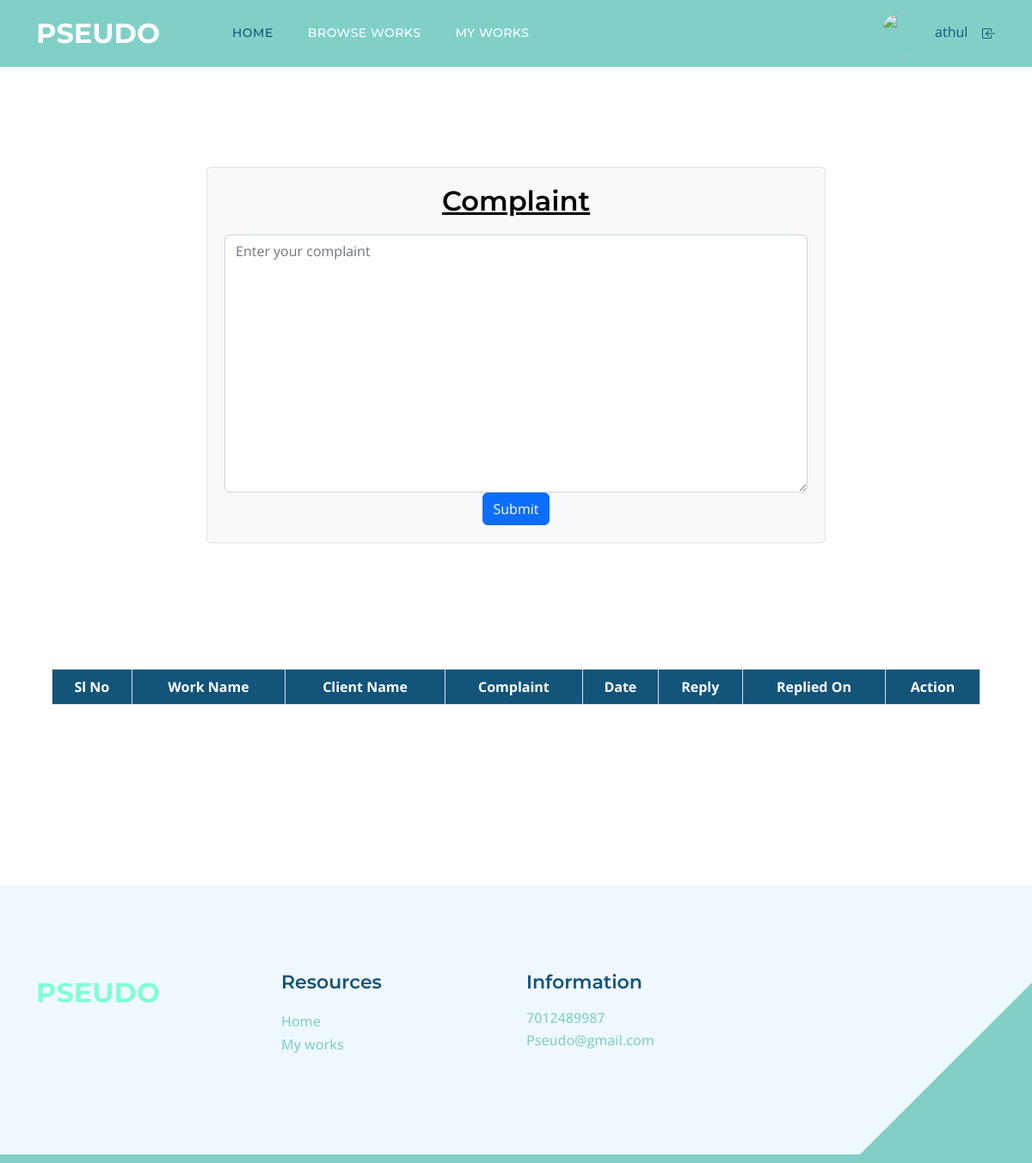
/Freelan/Freelancomplaint.php (signed in), run on an earlier commit of the app's database.
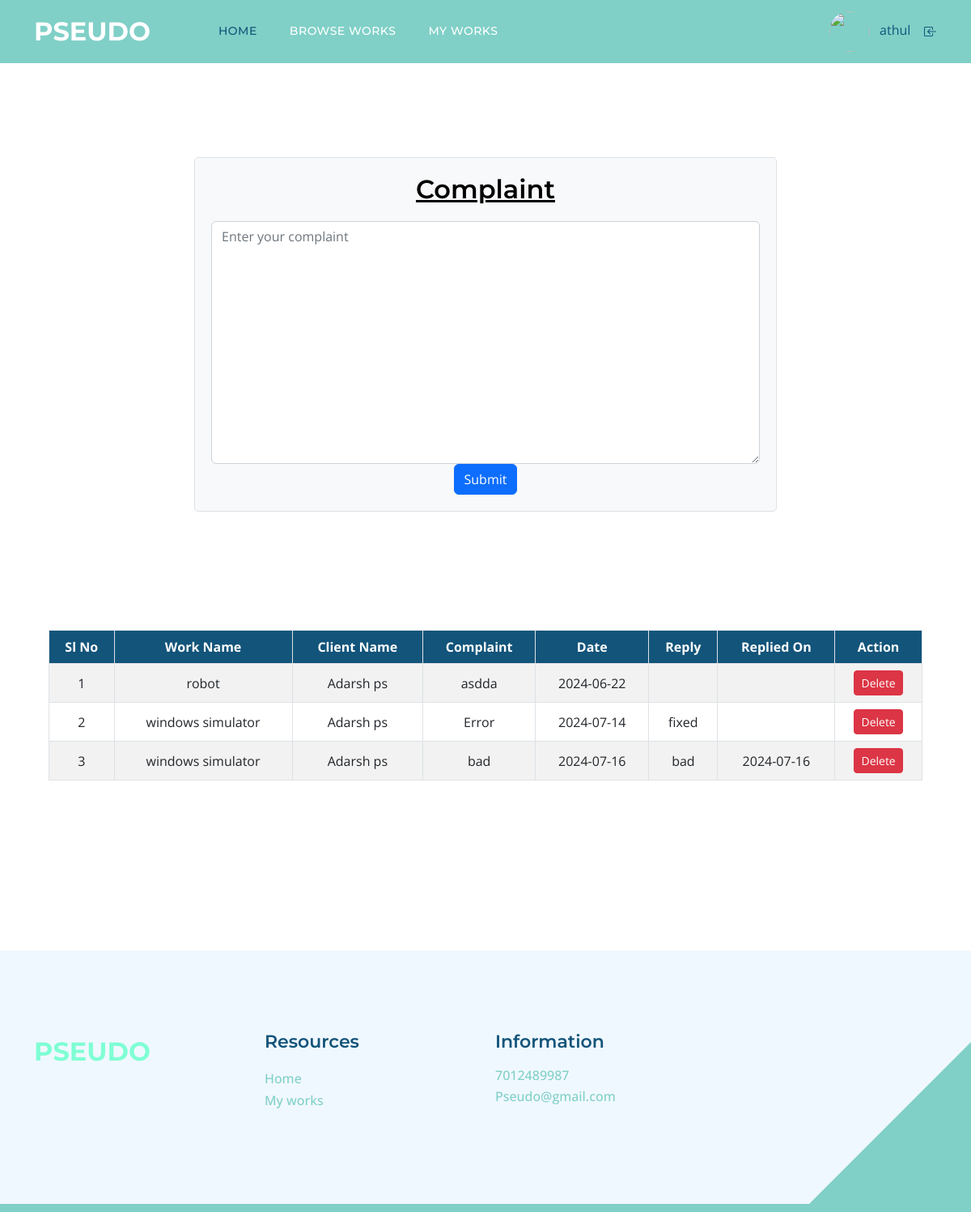
And on a later commit of the database.
### tables this page shows
CREATE TABLE `tbl_complaint` (
  `complaint_id` int(11) NOT NULL,
  `complaint_details` varchar(1000) NOT NULL,
  `complaint_date` varchar(20) NOT NULL,
  `complaint_reply` varchar(1000) NOT NULL,
  `freelan_id` int(11) NOT NULL,
  `client_id` int(11) NOT NULL,
  `request_id` int(11) NOT NULL,
  `complaint_status` int(11) NOT NULL,
  `complaint_rdate` varchar(50) NOT NULL
);

CREATE TABLE `tbl_work` (
  `work_id` int(11) NOT NULL,
  `work_name` varchar(100) NOT NULL,
  `work_price` varchar(50) NOT NULL,
  `work_details` varchar(1000) NOT NULL,
  `work_doc` varchar(50) NOT NULL,
  `client_id` int(11) NOT NULL,
  `subcat_id` int(11) NOT NULL,
  `work_final` varchar(100) NOT NULL
);

CREATE TABLE `tbl_client` (
  `client_id` int(11) NOT NULL,
  `client_name` varchar(50) NOT NULL,
  `client_email` varchar(50) NOT NULL,
  `place_id` int(11) NOT NULL,
  `client_address` varchar(100) NOT NULL,
  `client_photo` varchar(50) NOT NULL,
  `client_proof` varchar(50) NOT NULL,
  `client_password` varchar(50) NOT NULL,
  `client_dob` varchar(50) NOT NULL,
  `client_contact` varchar(50) NOT NULL,
  `client_status` int(11) NOT NULL,
  `client_gender` varchar(50) NOT NULL
);

### Freelan/Freelancomplaint.php (the view, shortened to what this page needs)
<?php
include('Header.php');
        ?>
<!DOCTYPE html PUBLIC "-//W3C//DTD XHTML 1.0 Transitional//EN" "http://www.w3.org/TR/xhtml1/DTD/xhtml1-transitional.dtd">
<html xmlns="http://www.w3.org/1999/xhtml">
<head>
</head>
<body>
<form id="frm_complaint" name="frm_complaint" method="post" action="">
<div class="container form-container">
    <form method="post" action="your_action_page.php">
        <h3 class="text-center">Complaint</h3>
        <div class="form-group">
            <textarea class="form-control" name="txt_complaint" id="txt_complaint" placeholder="Enter your complaint"></textarea>
        </div>
        <div class="form-group text-center">
            <button type="submit" name="btn_submit" class="btn btn-primary">Submit</button>
        </div>
    </form>
</div>
  <p>&nbsp;</p>
  <p>&nbsp;</p>
  <div class="table-container">
    <table class="table table-bordered">
        <thead>
            <tr>
                <th scope="col">Sl No</th>
                <th scope="col">Work Name</th>
                <th scope="col">Client Name</th>
                <th scope="col">Complaint</th>
                <th scope="col">Date</th>
                <th scope="col">Reply</th>
                <th scope="col">Replied On</th>
                <th scope="col">Action</th>
            </tr>
        </thead>
        <tbody>
            <?php
                $selqry="select * from tbl_complaint u inner join tbl_request j on u.request_id=j.request_id  inner join tbl_work p on j.work_id=p.work_id  inner join tbl_client c on p.client_id=c.client_id where u.freelan_id=".$_SESSION['fid'];
                $complaint=$con->query($selqry);
                $i=0;
                while($data=$complaint->fetch_assoc()) {
                    $i++;
            ?>
            <tr>
                <td><?php echo $i ?></td>
                <td><?php echo $data['work_name'] ?></td>
                <td><?php echo $data['client_name'] ?></td>
                <td><?php echo $data['complaint_details'] ?></td>
                <td><?php echo $data['complaint_date'] ?></td>
                <td><?php echo $data['complaint_reply'] ?></td>
                <td><?php echo $data['complaint_rdate'] ?></td>
                <td><a href="Freelancomplaint.php?did=<?php echo $data['complaint_id']?>" class="btn btn-danger btn-sm">Delete</a></td>
            </tr>
            <?php
                }
            ?>
        </tbody>
    </table>
</div>
  <p>&nbsp;</p>
</form>
</body>
<?php
include('Footer.php');
?>
</html>

What changed in the data, as far as the page shows it:
added tbl_complaint: tbl_work.work_name "robot", tbl_client.client_name "Adarsh ps", complaint_details "asdda", complaint_date "2024-06-22"
added tbl_complaint: tbl_work.work_name "windows simulator", tbl_client.client_name "Adarsh ps", complaint_details "Error", complaint_date "2024-07-14", complaint_reply "fixed"
added tbl_complaint: tbl_work.work_name "windows simulator", tbl_client.client_name "Adarsh ps", complaint_details "bad", complaint_date "2024-07-16", complaint_reply "bad", complaint_rdate "2024-07-16"
